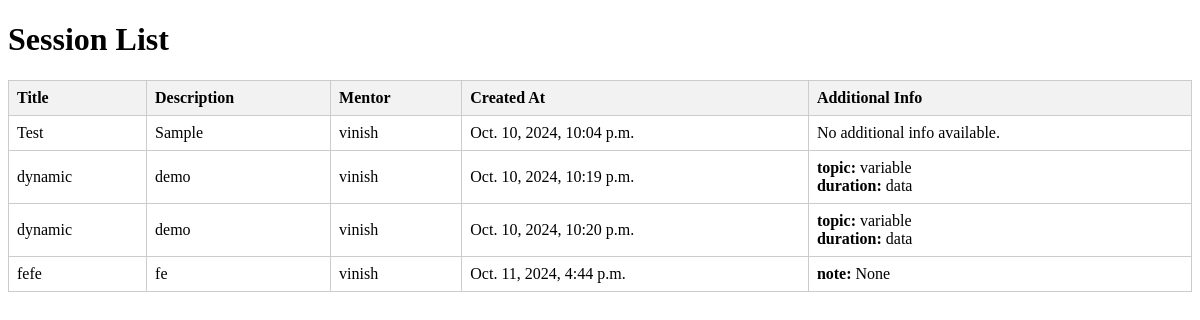
/sessions/ (signed in), run on the app's committed database.
### mentor/models.py (models this page shows, shortened)
class Session(models.Model):
    title = models.CharField(max_length=200)
    description = models.TextField()
    mentor = models.ForeignKey(User, on_delete=models.CASCADE, related_name="sessions")
    created_at = models.DateTimeField(auto_now_add=True)
    updated_at = models.DateTimeField(auto_now=True)
    additional_info = models.JSONField(default=dict)
    objects = DynamicFieldsManager()
    def __init__(self, *args, **kwargs):
        super().__init__(*args, **kwargs)
        for key, value in self.additional_info.items():
            setattr(self, key, value)
    class Meta:
        indexes = [
            models.Index(fields=['mentor']),
            models.Index(fields=['created_at']),
        ]

### mentor/views.py (the view)
# urls.py: path('sessions/', views.session_list, name='session_list'),
@login_required
def session_list(request):
    sessions = Session.objects.filter(mentor=request.user)
    return render(request, 'session_list.html', {'sessions': sessions})

### templates/session_list.html (shortened to what this page needs)
<!DOCTYPE html>
<html lang="en">
<head>
</head>
<body>
    <h1>Session List</h1>
    <table>
        <thead>
            <tr>
                <th>Title</th>
                <th>Description</th>
                <th>Mentor</th>
                <th>Created At</th>
                <th>Additional Info</th>
            </tr>
        </thead>
        <tbody>
            {% for session in sessions %}
            <tr>
                <td>{{ session.title }}</td>
                <td>{{ session.description }}</td>
                <td>{{ session.mentor.username }}</td>
                <td>{{ session.created_at }}</td>
                <td>
                    {% for key, value in session.additional_info.items %}
                        <strong>{{ key }}:</strong> {{ value }}<br>
                    {% empty %}
                        No additional info available.
                    {% endfor %}
                </td>
            </tr>
            {% empty %}
            <tr>
                <td colspan="5">No sessions available.</td>
            </tr>
            {% endfor %}
        </tbody>
    </table>
</body>
</html>

### templates/session_list.html (style rules this page uses)
table { width: 100%; border-collapse: collapse; }
th, td { padding: 8px; border: 1px solid #ccc; text-align: left; }
th { background-color: #f2f2f2; }

### data on the page
Session: title "Test", description "Sample", mentor.username "vinish", created_at "Oct. 10, 2024, 10:04 p.m."
Session: title "dynamic", description "demo", mentor.username "vinish", created_at "Oct. 10, 2024, 10:19 p.m.", additional_info "topic" "duration", additional_info "variable" "data"
Session: title "dynamic", description "demo", mentor.username "vinish", created_at "Oct. 10, 2024, 10:20 p.m.", additional_info "topic" "duration", additional_info "variable" "data"
Session: title "fefe", description "fe", mentor.username "vinish", created_at "Oct. 11, 2024, 4:44 p.m.", additional_info "note", additional_info "None"
